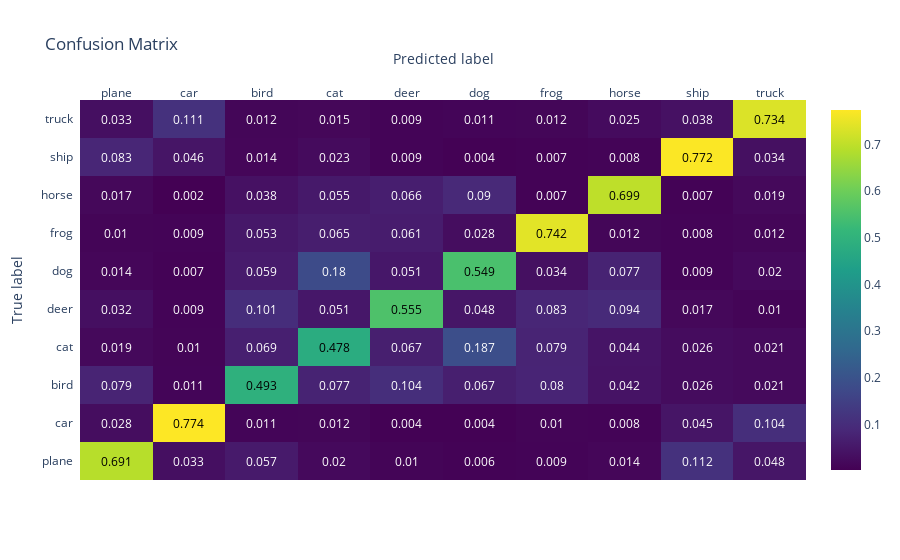

Source (notebook cell):
### Code cell
from sklearn.metrics import confusion_matrix, classification_report   # Import necessary libraries for evaluation metrics
import plotly.figure_factory as ff   # Import Plotly library for visualization
import numpy as np   # Import NumPy library for numerical operations

# Evaluation loop
model.eval()   # Set the model to evaluation mode
all_preds = []   # Initialize an empty list to store all predictions
all_labels = []   # Initialize an empty list to store all true labels

# Iterate over the test dataset
with torch.no_grad():   # Disable gradient calculation during evaluation
    for inputs, labels in testloader:   # Iterate over batches of test data
        inputs=inputs.to(device)
        labels=labels.to(device)
        outputs = model(inputs)   # Forward pass: compute model predictions
        _, preds = torch.max(outputs, 1)   # Get the index of the class with the highest probability

        # Collect predictions and true labels
        all_preds.extend(preds.cpu().numpy())   # Convert predictions to CPU and append to the list
        all_labels.extend(labels.cpu().numpy())   # Convert labels to CPU and append to the list

# Convert lists to numpy arrays
all_preds = np.array(all_preds)   # Convert the list of predictions to a NumPy array
all_labels = np.array(all_labels)   # Convert the list of true labels to a NumPy array

# Generate and plot the confusion matrix
conf_matrix = confusion_matrix(all_labels, all_preds, normalize='true')   # Compute the confusion matrix with normalized values

# Plot confusion matrix using plotly
fig = ff.create_annotated_heatmap(
    z=conf_matrix,   # Data for the heatmap
    x=classes,   # Labels for the x-axis (predicted labels)
    y=classes,   # Labels for the y-axis (true labels)
    colorscale='Viridis',   # Color scale for the heatmap
    showscale=True   # Show the color scale legend
)

# Update layout of the plot
fig.update_layout(
    title_text='Confusion Matrix',   # Set the title of the plot
    xaxis=dict(title='Predicted label'),   # Set the label for the x-axis
    yaxis=dict(title='True label')   # Set the label for the y-axis
)

fig.show()   # Show the plot

# Generate and print the classification report
class_report = classification_report(all_labels, all_preds, target_names=classes)   # Generate the classification report
print("\nClassification Report:")   # Print a title for the classification report
print(class_report)   # Print the classification report

### Figure 1 — Plotly figure (JSON) as saved in the notebook; plotly's stock layout.template omitted (floating-point values rounded to 4 significant figures)
{"data": [{"colorscale": [[0, "#440154"], [0.1111, "#482878"], [0.2222, "#3e4989"], [0.3333, "#31688e"], [0.4444, "#26828e"], [0.5556, "#1f9e89"], [0.6667, "#35b779"], [0.7778, "#6ece58"], [0.8889, "#b5de2b"], [1, "#fde725"]], "reversescale": false, "showscale": true, "type": "heatmap", "x": ["plane", "car", "bird", "cat", "deer", "dog", "frog", "horse", "ship", "truck"], "y": ["plane", "car", "bird", "cat", "deer", "dog", "frog", "horse", "ship", "truck"], "z": [[0.691, 0.033, 0.057, 0.02, 0.01, 0.006, 0.009, 0.014, 0.112, 0.048], [0.028, 0.774, 0.011, 0.012, 0.004, 0.004, 0.01, 0.008, 0.045, 0.104], [0.079, 0.011, 0.493, 0.077, 0.104, 0.067, 0.08, 0.042, 0.026, 0.021], [0.019, 0.01, 0.069, 0.478, 0.067, 0.187, 0.079, 0.044, 0.026, 0.021], [0.032, 0.009, 0.101, 0.051, 0.555, 0.048, 0.083, 0.094, 0.017, 0.01], [0.014, 0.007, 0.059, 0.18, 0.051, 0.549, 0.034, 0.077, 0.009, 0.02], [0.01, 0.009, 0.053, 0.065, 0.061, 0.028, 0.742, 0.012, 0.008, 0.012], [0.017, 0.002, 0.038, 0.055, 0.066, 0.09, 0.007, 0.699, 0.007, 0.019], [0.083, 0.046, 0.014, 0.023, 0.009, 0.004, 0.007, 0.008, 0.772, 0.034], [0.033, 0.111, 0.012, 0.015, 0.009, 0.011, 0.012, 0.025, 0.038, 0.734]]}], "layout": {"annotations": [{"font": {"color": "#000000"}, "showarrow": false, "text": "0.691", "x": "plane", "xref": "x", "y": "plane", "yref": "y"}, {"font": {"color": "#FFFFFF"}, "showarrow": false, "text": "0.033", "x": "car", "xref": "x", "y": "plane", "yref": "y"}, {"font": {"color": "#FFFFFF"}, "showarrow": false, "text": "0.057", "x": "bird", "xref": "x", "y": "plane", "yref": "y"}, {"font": {"color": "#FFFFFF"}, "showarrow": false, "text": "0.02", "x": "cat", "xref": "x", "y": "plane", "yref": "y"}, {"font": {"color": "#FFFFFF"}, "showarrow": false, "text": "0.01", "x": "deer", "xref": "x", "y": "plane", "yref": "y"}, {"font": {"color": "#FFFFFF"}, "showarrow": false, "text": "0.006", "x": "dog", "xref": "x", "y": "plane", "yref": "y"}, {"font": {"color": "#FFFFFF"}, "showarrow": false, "text": "0.009", "x": "frog", "xref": "x", "y": "plane", "yref": "y"}, {"font": {"color": "#FFFFFF"}, "showarrow": false, "text": "0.014", "x": "horse", "xref": "x", "y": "plane", "yref": "y"}, {"font": {"color": "#FFFFFF"}, "showarrow": false, "text": "0.112", "x": "ship", "xref": "x", "y": "plane", "yref": "y"}, {"font": {"color": "#FFFFFF"}, "showarrow": false, "text": "0.048", "x": "truck", "xref": "x", "y": "plane", "yref": "y"}, {"font": {"color": "#FFFFFF"}, "showarrow": false, "text": "0.028", "x": "plane", "xref": "x", "y": "car", "yref": "y"}, {"font": {"color": "#000000"}, "showarrow": false, "text": "0.774", "x": "car", "xref": "x", "y": "car", "yref": "y"}, {"font": {"color": "#FFFFFF"}, "showarrow": false, "text": "0.011", "x": "bird", "xref": "x", "y": "car", "yref": "y"}, {"font": {"color": "#FFFFFF"}, "showarrow": false, "text": "0.012", "x": "cat", "xref": "x", "y": "car", "yref": "y"}, {"font": {"color": "#FFFFFF"}, "showarrow": false, "text": "0.004", "x": "deer", "xref": "x", "y": "car", "yref": "y"}, {"font": {"color": "#FFFFFF"}, "showarrow": false, "text": "0.004", "x": "dog", "xref": "x", "y": "car", "yref": "y"}, {"font": {"color": "#FFFFFF"}, "showarrow": false, "text": "0.01", "x": "frog", "xref": "x", "y": "car", "yref": "y"}, {"font": {"color": "#FFFFFF"}, "showarrow": false, "text": "0.008", "x": "horse", "xref": "x", "y": "car", "yref": "y"}, {"font": {"color": "#FFFFFF"}, "showarrow": false, "text": "0.045", "x": "ship", "xref": "x", "y": "car", "yref": "y"}, {"font": {"color": "#FFFFFF"}, "showarrow": false, "text": "0.104", "x": "truck", "xref": "x", "y": "car", "yref": "y"}, {"font": {"color": "#FFFFFF"}, "showarrow": false, "text": "0.079", "x": "plane", "xref": "x", "y": "bird", "yref": "y"}, {"font": {"color": "#FFFFFF"}, "showarrow": false, "text": "0.011", "x": "car", "xref": "x", "y": "bird", "yref": "y"}, {"font": {"color": "#000000"}, "showarrow": false, "text": "0.493", "x": "bird", "xref": "x", "y": "bird", "yref": "y"}, {"font": {"color": "#FFFFFF"}, "showarrow": false, "text": "0.077", "x": "cat", "xref": "x", "y": "bird", "yref": "y"}, {"font": {"color": "#FFFFFF"}, "showarrow": false, "text": "0.104", "x": "deer", "xref": "x", "y": "bird", "yref": "y"}, {"font": {"color": "#FFFFFF"}, "showarrow": false, "text": "0.067", "x": "dog", "xref": "x", "y": "bird", "yref": "y"}, {"font": {"color": "#FFFFFF"}, "showarrow": false, "text": "0.08", "x": "frog", "xref": "x", "y": "bird", "yref": "y"}, {"font": {"color": "#FFFFFF"}, "showarrow": false, "text": "0.042", "x": "horse", "xref": "x", "y": "bird", "yref": "y"}, {"font": {"color": "#FFFFFF"}, "showarrow": false, "text": "0.026", "x": "ship", "xref": "x", "y": "bird", "yref": "y"}, {"font": {"color": "#FFFFFF"}, "showarrow": false, "text": "0.021", "x": "truck", "xref": "x", "y": "bird", "yref": "y"}, {"font": {"color": "#FFFFFF"}, "showarrow": false, "text": "0.019", "x": "plane", "xref": "x", "y": "cat", "yref": "y"}, {"font": {"color": "#FFFFFF"}, "showarrow": false, "text": "0.01", "x": "car", "xref": "x", "y": "cat", "yref": "y"}, {"font": {"color": "#FFFFFF"}, "showarrow": false, "text": "0.069", "x": "bird", "xref": "x", "y": "cat", "yref": "y"}, {"font": {"color": "#000000"}, "showarrow": false, "text": "0.478", "x": "cat", "xref": "x", "y": "cat", "yref": "y"}, {"font": {"color": "#FFFFFF"}, "showarrow": false, "text": "0.067", "x": "deer", "xref": "x", "y": "cat", "yref": "y"}, {"font": {"color": "#FFFFFF"}, "showarrow": false, "text": "0.187", "x": "dog", "xref": "x", "y": "cat", "yref": "y"}, {"font": {"color": "#FFFFFF"}, "showarrow": false, "text": "0.079", "x": "frog", "xref": "x", "y": "cat", "yref": "y"}, {"font": {"color": "#FFFFFF"}, "showarrow": false, "text": "0.044", "x": "horse", "xref": "x", "y": "cat", "yref": "y"}, {"font": {"color": "#FFFFFF"}, "showarrow": false, "text": "0.026", "x": "ship", "xref": "x", "y": "cat", "yref": "y"}, {"font": {"color": "#FFFFFF"}, "showarrow": false, "text": "0.021", "x": "truck", "xref": "x", "y": "cat", "yref": "y"}, {"font": {"color": "#FFFFFF"}, "showarrow": false, "text": "0.032", "x": "plane", "xref": "x", "y": "deer", "yref": "y"}, {"font": {"color": "#FFFFFF"}, "showarrow": false, "text": "0.009", "x": "car", "xref": "x", "y": "deer", "yref": "y"}, {"font": {"color": "#FFFFFF"}, "showarrow": false, "text": "0.101", "x": "bird", "xref": "x", "y": "deer", "yref": "y"}, {"font": {"color": "#FFFFFF"}, "showarrow": false, "text": "0.051", "x": "cat", "xref": "x", "y": "deer", "yref": "y"}, {"font": {"color": "#000000"}, "showarrow": false, "text": "0.555", "x": "deer", "xref": "x", "y": "deer", "yref": "y"}, {"font": {"color": "#FFFFFF"}, "showarrow": false, "text": "0.048", "x": "dog", "xref": "x", "y": "deer", "yref": "y"}, {"font": {"color": "#FFFFFF"}, "showarrow": false, "text": "0.083", "x": "frog", "xref": "x", "y": "deer", "yref": "y"}, {"font": {"color": "#FFFFFF"}, "showarrow": false, "text": "0.094", "x": "horse", "xref": "x", "y": "deer", "yref": "y"}, {"font": {"color": "#FFFFFF"}, "showarrow": false, "text": "0.017", "x": "ship", "xref": "x", "y": "deer", "yref": "y"}, {"font": {"color": "#FFFFFF"}, "showarrow": false, "text": "0.01", "x": "truck", "xref": "x", "y": "deer", "yref": "y"}, {"font": {"color": "#FFFFFF"}, "showarrow": false, "text": "0.014", "x": "plane", "xref": "x", "y": "dog", "yref": "y"}, {"font": {"color": "#FFFFFF"}, "showarrow": false, "text": "0.007", "x": "car", "xref": "x", "y": "dog", "yref": "y"}, {"font": {"color": "#FFFFFF"}, "showarrow": false, "text": "0.059", "x": "bird", "xref": "x", "y": "dog", "yref": "y"}, {"font": {"color": "#FFFFFF"}, "showarrow": false, "text": "0.18", "x": "cat", "xref": "x", "y": "dog", "yref": "y"}, {"font": {"color": "#FFFFFF"}, "showarrow": false, "text": "0.051", "x": "deer", "xref": "x", "y": "dog", "yref": "y"}, {"font": {"color": "#000000"}, "showarrow": false, "text": "0.549", "x": "dog", "xref": "x", "y": "dog", "yref": "y"}, {"font": {"color": "#FFFFFF"}, "showarrow": false, "text": "0.034", "x": "frog", "xref": "x", "y": "dog", "yref": "y"}, {"font": {"color": "#FFFFFF"}, "showarrow": false, "text": "0.077", "x": "horse", "xref": "x", "y": "dog", "yref": "y"}, {"font": {"color": "#FFFFFF"}, "showarrow": false, "text": "0.009", "x": "ship", "xref": "x", "y": "dog", "yref": "y"}, {"font": {"color": "#FFFFFF"}, "showarrow": false, "text": "0.02", "x": "truck", "xref": "x", "y": "dog", "yref": "y"}, {"font": {"color": "#FFFFFF"}, "showarrow": false, "text": "0.01", "x": "plane", "xref": "x", "y": "frog", "yref": "y"}, {"font": {"color": "#FFFFFF"}, "showarrow": false, "text": "0.009", "x": "car", "xref": "x", "y": "frog", "yref": "y"}, {"font": {"color": "#FFFFFF"}, "showarrow": false, "text": "0.053", "x": "bird", "xref": "x", "y": "frog", "yref": "y"}, {"font": {"color": "#FFFFFF"}, "showarrow": false, "text": "0.065", "x": "cat", "xref": "x", "y": "frog", "yref": "y"}, {"font": {"color": "#FFFFFF"}, "showarrow": false, "text": "0.061", "x": "deer", "xref": "x", "y": "frog", "yref": "y"}, {"font": {"color": "#FFFFFF"}, "showarrow": false, "text": "0.028", "x": "dog", "xref": "x", "y": "frog", "yref": "y"}, {"font": {"color": "#000000"}, "showarrow": false, "text": "0.742", "x": "frog", "xref": "x", "y": "frog", "yref": "y"}, {"font": {"color": "#FFFFFF"}, "showarrow": false, "text": "0.012", "x": "horse", "xref": "x", "y": "frog", "yref": "y"}, {"font": {"color": "#FFFFFF"}, "showarrow": false, "text": "0.008", "x": "ship", "xref": "x", "y": "frog", "yref": "y"}, {"font": {"color": "#FFFFFF"}, "showarrow": false, "text": "0.012", "x": "truck", "xref": "x", "y": "frog", "yref": "y"}, {"font": {"color": "#FFFFFF"}, "showarrow": false, "text": "0.017", "x": "plane", "xref": "x", "y": "horse", "yref": "y"}, {"font": {"color": "#FFFFFF"}, "showarrow": false, "text": "0.002", "x": "car", "xref": "x", "y": "horse", "yref": "y"}, {"font": {"color": "#FFFFFF"}, "showarrow": false, "text": "0.038", "x": "bird", "xref": "x", "y": "horse", "yref": "y"}, {"font": {"color": "#FFFFFF"}, "showarrow": false, "text": "0.055", "x": "cat", "xref": "x", "y": "horse", "yref": "y"}, {"font": {"color": "#FFFFFF"}, "showarrow": false, "text": "0.066", "x": "deer", "xref": "x", "y": "horse", "yref": "y"}, {"font": {"color": "#FFFFFF"}, "showarrow": false, "text": "0.09", "x": "dog", "xref": "x", "y": "horse", "yref": "y"}, {"font": {"color": "#FFFFFF"}, "showarrow": false, "text": "0.007", "x": "frog", "xref": "x", "y": "horse", "yref": "y"}, {"font": {"color": "#000000"}, "showarrow": false, "text": "0.699", "x": "horse", "xref": "x", "y": "horse", "yref": "y"}, {"font": {"color": "#FFFFFF"}, "showarrow": false, "text": "0.007", "x": "ship", "xref": "x", "y": "horse", "yref": "y"}, {"font": {"color": "#FFFFFF"}, "showarrow": false, "text": "0.019", "x": "truck", "xref": "x", "y": "horse", "yref": "y"}, {"font": {"color": "#FFFFFF"}, "showarrow": false, "text": "0.083", "x": "plane", "xref": "x", "y": "ship", "yref": "y"}, {"font": {"color": "#FFFFFF"}, "showarrow": false, "text": "0.046", "x": "car", "xref": "x", "y": "ship", "yref": "y"}, {"font": {"color": "#FFFFFF"}, "showarrow": false, "text": "0.014", "x": "bird", "xref": "x", "y": "ship", "yref": "y"}, {"font": {"color": "#FFFFFF"}, "showarrow": false, "text": "0.023", "x": "cat", "xref": "x", "y": "ship", "yref": "y"}, {"font": {"color": "#FFFFFF"}, "showarrow": false, "text": "0.009", "x": "deer", "xref": "x", "y": "ship", "yref": "y"}, {"font": {"color": "#FFFFFF"}, "showarrow": false, "text": "0.004", "x": "dog", "xref": "x", "y": "ship", "yref": "y"}, {"font": {"color": "#FFFFFF"}, "showarrow": false, "text": "0.007", "x": "frog", "xref": "x", "y": "ship", "yref": "y"}, {"font": {"color": "#FFFFFF"}, "showarrow": false, "text": "0.008", "x": "horse", "xref": "x", "y": "ship", "yref": "y"}, {"font": {"color": "#000000"}, "showarrow": false, "text": "0.772", "x": "ship", "xref": "x", "y": "ship", "yref": "y"}, {"font": {"color": "#FFFFFF"}, "showarrow": false, "text": "0.034", "x": "truck", "xref": "x", "y": "ship", "yref": "y"}, {"font": {"color": "#FFFFFF"}, "showarrow": false, "text": "0.033", "x": "plane", "xref": "x", "y": "truck", "yref": "y"}, {"font": {"color": "#FFFFFF"}, "showarrow": false, "text": "0.111", "x": "car", "xref": "x", "y": "truck", "yref": "y"}, {"font": {"color": "#FFFFFF"}, "showarrow": false, "text": "0.012", "x": "bird", "xref": "x", "y": "truck", "yref": "y"}, {"font": {"color": "#FFFFFF"}, "showarrow": false, "text": "0.015", "x": "cat", "xref": "x", "y": "truck", "yref": "y"}, {"font": {"color": "#FFFFFF"}, "showarrow": false, "text": "0.009", "x": "deer", "xref": "x", "y": "truck", "yref": "y"}, {"font": {"color": "#FFFFFF"}, "showarrow": false, "text": "0.011", "x": "dog", "xref": "x", "y": "truck", "yref": "y"}, {"font": {"color": "#FFFFFF"}, "showarrow": false, "text": "0.012", "x": "frog", "xref": "x", "y": "truck", "yref": "y"}, {"font": {"color": "#FFFFFF"}, "showarrow": false, "text": "0.025", "x": "horse", "xref": "x", "y": "truck", "yref": "y"}, {"font": {"color": "#FFFFFF"}, "showarrow": false, "text": "0.038", "x": "ship", "xref": "x", "y": "truck", "yref": "y"}, {"font": {"color": "#000000"}, "showarrow": false, "text": "0.734", "x": "truck", "xref": "x", "y": "truck", "yref": "y"}], "title": {"text": "Confusion Matrix"}, "xaxis": {"dtick": 1, "gridcolor": "rgb(0, 0, 0)", "side": "top", "ticks": "", "title": {"text": "Predicted label"}}, "yaxis": {"dtick": 1, "ticks": "", "ticksuffix": "  ", "title": {"text": "True label"}}}}
